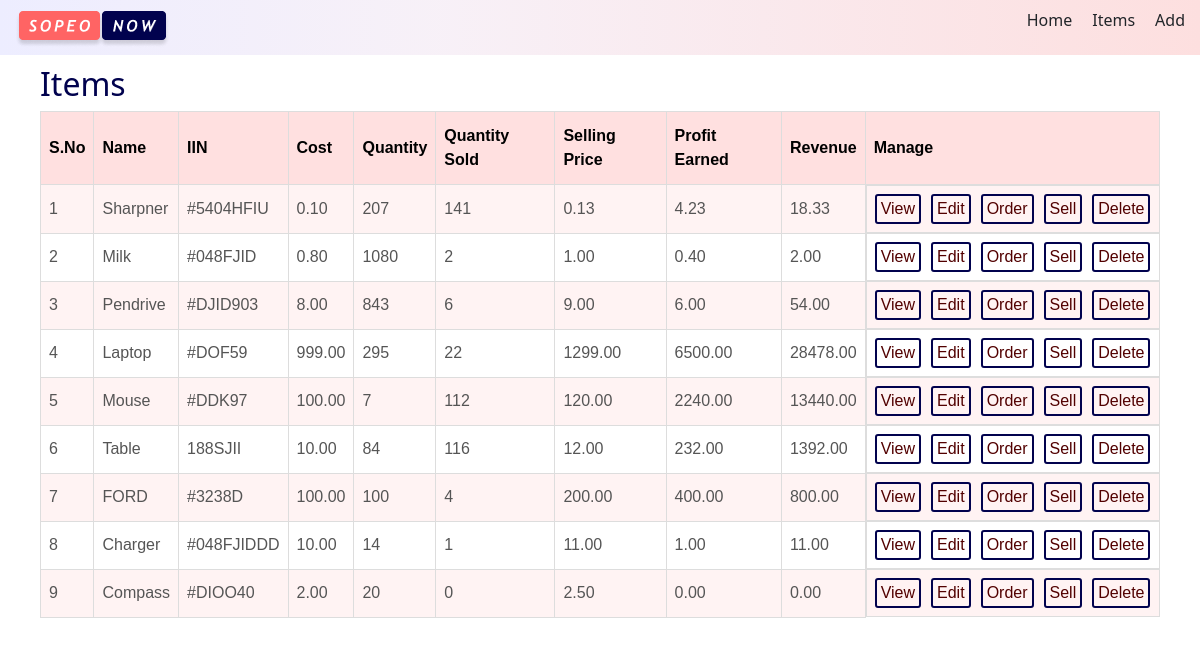
The app's page /items/ with its own data.
### inventory/models.py (models this page shows, shortened)
class Inventory(models.Model):
    name = models.CharField(max_length=100)
    iin = models.CharField(max_length=100, unique=True)
    cost = models.DecimalField(max_digits=10, decimal_places=2)
    quantity = models.PositiveIntegerField()
    quantity_sold = models.PositiveIntegerField(default=0)
    selling_price = models.DecimalField(max_digits=10, decimal_places=2)
    profit_earned = models.DecimalField(max_digits=10, decimal_places=2, default=0)
    revenue = models.DecimalField(max_digits=10, decimal_places=2, default=0)
    class Meta:
        app_label = "inventory"

### inventory/views.py (the view)
# urls.py: path("items/", item_list, name="item_list"),
def item_list(request):
    items = Inventory.objects.all()
    context = {"items": items}
    return render(request, "inventory/item_list.html", context)

### inventory/templates/inventory/item_list.html (shortened to what this page needs)
{% extends 'base.html' %}
{% block content %}
<div class="container">
    <h2>Items</h2>
    <table id="items_table">
        <tr>
            <th>S.No</th>
            <th>Name</th>
            <th>IIN</th>
            <th>Cost</th>
            <th>Quantity</th>
            <th>Quantity Sold</th>
            <th>Selling Price</th>
            <th>Profit Earned</th>
            <th>Revenue</th>
            <th>Manage</th>
        </tr>
        {% for item in items %}
        <tr>
            <td>{{forloop.counter}}</td>
            <td>{{ item.name }}</td>
            <td>{{ item.iin }}</td>
            <td>{{ item.cost }}</td>
            <td>{{ item.quantity }}</td>
            <td>{{ item.quantity_sold }}</td>
            <td>{{ item.selling_price }}</td>
            <td>{{ item.profit_earned }}</td>
            <td>{{ item.revenue }}</td>
            <td class="manage">
                <a href="{% url 'item_details' item.id %}">View</a>
                <a href="{% url 'edit_item' item.id %}">Edit </a>
                <a href="{% url 'place_order' item.id %}">Order</a>
                <a href="{% url 'sell_item' item.id %}">Sell</a>
                <a href="{% url 'delete_item' item.id %}">Delete</a>
            </td>
        </tr>
        {% endfor %}
    </table>
</div>
{% load static %}
<link rel="stylesheet" type="text/css" href="{% static 'css/items.css' %}">
{% endblock %}

### static/css/items.css (style rules this page uses)
.container { padding: 10px; }
h2 { color: #01024e; }
#items_table { font-family: Arial, Helvetica, sans-serif; border-collapse: collapse; width: 100%; }
#items_table td, #items_table th { border: 1px solid #ddd; padding: 8px; }
#items_table tr:nth-child(even) { background-color: #fff3f3; }
#items_table th { padding-top: 12px; padding-bottom: 12px; text-align: left; background: var(--cherry-100, #ffe0e0); color: #000000; }
#items_table td { color: var(--text-555, #555); }
td.manage > a { text-decoration: none; color: #520000; border: 2px solid #01024e; border-radius: 3px; padding: 1px 4px; }
.manage { display: flex; justify-content: space-between; gap: 10px; }

### records on screen
Inventory: name "Sharpner", iin "#5404HFIU", cost "0.10", quantity "207", quantity_sold "141", selling_price "0.13", profit_earned "4.23", revenue "18.33"
Inventory: name "Milk", iin "#048FJID", cost "0.80", quantity "1080", quantity_sold "2", selling_price "1.00", profit_earned "0.40", revenue "2.00"
Inventory: name "Pendrive", iin "#DJID903", cost "8.00", quantity "843", quantity_sold "6", selling_price "9.00", profit_earned "6.00", revenue "54.00"
Inventory: name "Laptop", iin "#DOF59", cost "999.00", quantity "295", quantity_sold "22", selling_price "1299.00", profit_earned "6500.00", revenue "28478.00"
Inventory: name "Mouse", iin "#DDK97", cost "100.00", quantity "7", quantity_sold "112", selling_price "120.00", profit_earned "2240.00", revenue "13440.00"
Inventory: name "Table", iin "188SJII", cost "10.00", quantity "84", quantity_sold "116", selling_price "12.00", profit_earned "232.00", revenue "1392.00"
Inventory: name "FORD", iin "#3238D", cost "100.00", quantity "100", quantity_sold "4", selling_price "200.00", profit_earned "400.00", revenue "800.00"
Inventory: name "Charger", iin "#048FJIDDD", cost "10.00", quantity "14", quantity_sold "1", selling_price "11.00", profit_earned "1.00", revenue "11.00"
Inventory: name "Compass", iin "#DIOO40", cost "2.00", quantity "20", quantity_sold "0", selling_price "2.50", profit_earned "0.00", revenue "0.00"
